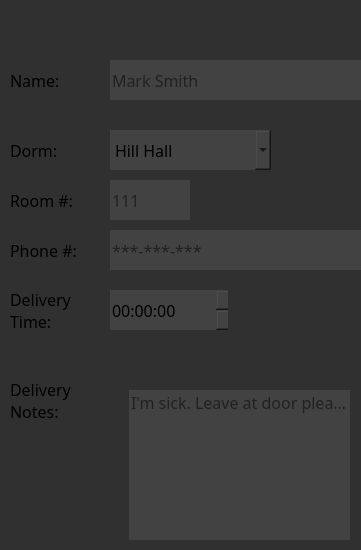
         <widget class="QGroupBox" name="groupBox_13">
          <property name="minimumSize">
           <size>
            <width>361</width>
            <height>550</height>
           </size>
          </property>
          <property name="maximumSize">
           <size>
            <width>361</width>
            <height>16777215</height>
           </size>
          </property>
          <property name="font">
           <font>
            <family>Candara</family>
           </font>
          </property>
          <property name="styleSheet">
           <string notr="true">background-color: rgb(48, 48, 48);
border:0;</string>
          </property>
          <property name="title">
           <string/>
          </property>
          <widget class="QLabel" name="label_5">
           <property name="geometry">
            <rect>
             <x>10</x>
             <y>60</y>
             <width>60</width>
             <height>40</height>
            </rect>
           </property>
           <property name="font">
            <font>
             <family>Nirmala UI Semilight</family>
             <pointsize>12</pointsize>
            </font>
           </property>
           <property name="text">
            <string>Name:</string>
           </property>
          </widget>
          <widget class="QLineEdit" name="NameLabel">
           <property name="geometry">
            <rect>
             <x>110</x>
             <y>60</y>
             <width>261</width>
             <height>40</height>
            </rect>
           </property>
           <property name="font">
            <font>
             <family>Nirmala UI Semilight</family>
             <pointsize>12</pointsize>
            </font>
           </property>
           <property name="styleSheet">
            <string notr="true">background-color: rgb(66, 66, 66);</string>
           </property>
           <property name="frame">
            <bool>false</bool>
           </property>
           <property name="placeholderText">
            <string>Mark Smith</string>
           </property>
          </widget>
          <widget class="QLabel" name="label_6">
           <property name="geometry">
            <rect>
             <x>10</x>
             <y>130</y>
             <width>71</width>
             <height>40</height>
            </rect>
           </property>
           <property name="font">
            <font>
             <family>Nirmala UI Semilight</family>
             <pointsize>12</pointsize>
            </font>
           </property>
           <property name="text">
            <string>Dorm:</string>
           </property>
          </widget>
          <widget class="QComboBox" name="HallCombo">
           <property name="geometry">
            <rect>
             <x>110</x>
             <y>130</y>
             <width>161</width>
             <height>40</height>
            </rect>
           </property>
           <property name="font">
            <font>
             <family>Nirmala UI Semilight</family>
             <pointsize>12</pointsize>
            </font>
           </property>
           <property name="styleSheet">
            <string notr="true">background-color: rgb(66, 66, 66);</string>
           </property>
           <item>
            <property name="text">
             <string>Hill Hall</string>
            </property>
           </item>
           <item>
            <property name="text">
             <string>Ashton Hall</string>
            </property>
           </item>
           <item>
            <property name="text">
             <string>Arnett Hall</string>
            </property>
           </item>
           <item>
            <property name="text">
             <string>Emerson Hall</string>
            </property>
           </item>
           <item>
            <property name="text">
             <string>Moyer Hall</string>
            </property>
           </item>
          </widget>
          <widget class="QLabel" name="label_7">
           <property name="geometry">
            <rect>
             <x>10</x>
             <y>180</y>
             <width>101</width>
             <height>40</height>
            </rect>
           </property>
           <property name="font">
            <font>
             <family>Nirmala UI Semilight</family>
             <pointsize>12</pointsize>
            </font>
           </property>
           <property name="text">
            <string>Room #:</string>
           </property>
          </widget>
          <widget class="QLineEdit" name="RoomLine">
           <property name="geometry">
            <rect>
             <x>110</x>
             <y>180</y>
             <width>80</width>
             <height>40</height>
            </rect>
           </property>
           <property name="font">
            <font>
             <family>Nirmala UI Semilight</family>
             <pointsize>12</pointsize>
            </font>
           </property>
           <property name="styleSheet">
            <string notr="true">background-color: rgb(66, 66, 66);</string>
           </property>
           <property name="inputMask">
            <string/>
           </property>
           <property name="text">
            <string/>
           </property>
           <property name="maxLength">
            <number>3</number>
           </property>
           <property name="frame">
            <bool>false</bool>
           </property>
           <property name="placeholderText">
            <string>111</string>
           </property>
          </widget>
          <widget class="QLabel" name="label_8">
           <property name="geometry">
            <rect>
             <x>10</x>
             <y>290</y>
             <width>101</width>
             <height>40</height>
            </rect>
           </property>
           <property name="font">
            <font>
             <family>Nirmala UI Semilight</family>
             <pointsize>12</pointsize>
            </font>
           </property>
           <property name="text">
            <string>Delivery Time:</string>
           </property>
           <property name="wordWrap">
            <bool>true</bool>
           </property>
          </widget>
          <widget class="QTimeEdit" name="DelivTime">
           <property name="geometry">
            <rect>
             <x>110</x>
             <y>290</y>
             <width>118</width>
             <height>40</height>
            </rect>
           </property>
           <property name="font">
            <font>
             <family>Nirmala UI Semilight</family>
             <pointsize>12</pointsize>
            </font>
           </property>
           <property name="styleSheet">
            <string notr="true">background-color: rgb(66, 66, 66);
</string>
           </property>
           <property name="frame">
            <bool>false</bool>
           </property>
          </widget>
          <widget class="QLabel" name="Noteslabel">
           <property name="geometry">
            <rect>
             <x>10</x>
             <y>380</y>
             <width>104</width>
             <height>40</height>
            </rect>
           </property>
           <property name="font">
            <font>
             <family>Nirmala UI Semilight</family>
             <pointsize>12</pointsize>
            </font>
           </property>
           <property name="text">
            <string>Delivery Notes:</string>
           </property>
           <property name="wordWrap">
            <bool>true</bool>
           </property>
          </widget>
          <widget class="QLineEdit" name="DelivNotes">
           <property name="geometry">
            <rect>
             <x>129</x>
             <y>390</y>
             <width>221</width>
             <height>150</height>
            </rect>
           </property>
           <property name="font">
            <font>
             <family>Nirmala UI Semilight</family>
             <pointsize>12</pointsize>
            </font>
           </property>
           <property name="styleSheet">
            <string notr="true">background-color: rgb(66, 66, 66);</string>
           </property>
           <property name="inputMask">
            <string/>
           </property>
           <property name="text">
            <string/>
           </property>
           <property name="maxLength">
            <number>500</number>
           </property>
           <property name="frame">
            <bool>false</bool>
           </property>
           <property name="alignment">
            <set>Qt::AlignLeading|Qt::AlignLeft|Qt::AlignTop</set>
           </property>
           <property name="placeholderText">
            <string>I'm sick. Leave at door please.</string>
           </property>
          </widget>
          <widget class="QLabel" name="PhoneLabel">
           <property name="geometry">
            <rect>
             <x>10</x>
             <y>230</y>
             <width>101</width>
             <height>40</height>
            </rect>
           </property>
           <property name="font">
            <font>
             <family>Nirmala UI Semilight</family>
             <pointsize>12</pointsize>
            </font>
           </property>
           <property name="text">
            <string>Phone #:</string>
           </property>
          </widget>
          <widget class="QLineEdit" name="PhoneInpute">
           <property name="geometry">
            <rect>
             <x>110</x>
             <y>230</y>
             <width>261</width>
             <height>40</height>
            </rect>
           </property>
           <property name="font">
            <font>
             <family>Nirmala UI Semilight</family>
             <pointsize>12</pointsize>
            </font>
           </property>
           <property name="styleSheet">
            <string notr="true">background-color: rgb(66, 66, 66);</string>
           </property>
           <property name="frame">
            <bool>false</bool>
           </property>
           <property name="placeholderText">
            <string>***-***-***</string>
           </property>
          </widget>
         </widget>
